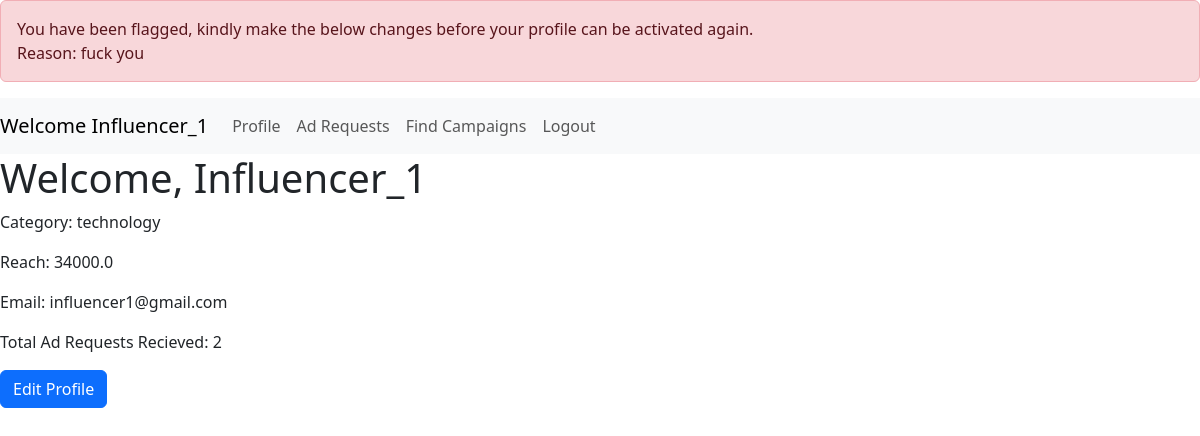
The page /influencer/ (signed in) on the database its author committed.
### components/models.py (models this page shows)
class Flagged(db.Model):
    __tablename__ = "flagged"
    id = db.Column(db.Integer, primary_key=True, unique = True, nullable=False)
    type = db.Column(db.String, nullable=False)
    type_id = db.Column(db.Integer, nullable=False)
    reason = db.Column(db.String, nullable=False)

class User(db.Model, UserMixin):
    __tablename__ = "user"
    id = db.Column(db.Integer, primary_key=True, unique = True, nullable=False)
    role = db.Column(db.String, nullable=False)
    name = db.Column(db.String, nullable=False)
    email = db.Column(db.String, nullable=False, unique = True)
    password = db.Column(db.String, nullable=False)
    industry = db.Column(db.String)
    category = db.Column(db.String)
    reach = db.Column(db.Float)

### app.py (the view, shortened to what this page needs)
@app.route('/influencer/', methods=['GET', 'POST'])
@login_required
def influencer_dashboard():
    influencer = current_user
    page = request.args.get('page', 1, type=int)
    error = request.args.get('error', '')
    ad_requests = get_influencer_ad_requests(influencer.id, page)
    for ad_request in ad_requests.items:
        campaign = get_campaign(ad_request.campaign_id)
        ad_request.name = campaign.name
        ad_request.influencer_name = influencer.name
    flag = get_flag(influencer.id, influencer.role)
    if request.method == 'GET':
        return render_template('influencer_dashboard.html', influencer=influencer, ad_requests=ad_requests, error="", flag=flag)
    elif request.method == 'POST' and request.form['form_id'] == 'edit_profile':
        update_user(influencer.email, {"name": request.form.get('name'), "password": request.form.get('password'), "category": request.form.get('category'),
                                       "reach": request.form.get('reach')})
        return redirect(url_for('influencer_dashboard', error="Profile updated successfully"))
    elif request.method == 'POST' and request.form['form_id'] == 'negotiate_ad':
        update_ad_request(request.form['id'], {"payment_amount": request.form['payment_amount'], "negotiate": True, "status": "Pending"})
        return redirect(url_for('influencer_dashboard', error="Ad request updated successfully"))

### app.py (called while the page is built)
@login_manager.user_loader
def load_user(user_id):
    user = User.query.get(user_id)
    return user

### components/ad_request.py (called while the page is built)
def get_influencer_ad_requests(influencer_id, page):
    if page == -1:
        ad_requests = Ad_request.query.filter_by(influencer_id=influencer_id)
        return ad_requests
    ad_requests = Ad_request.query.filter_by(influencer_id=influencer_id).paginate(page=page, per_page=5, error_out=False)
    return ad_requests

### components/campaign.py (called while the page is built)
def get_campaign(campaign_id):
    campaign = Campaign.query.filter_by(id=campaign_id).first()
    return campaign

### components/flag.py (called while the page is built)
def get_flag(type_id, type):
    flag = Flagged.query.filter_by(type_id=type_id, type=type).first()
    return flag

### templates/influencer_dashboard.html (shortened to what this page needs)
<!DOCTYPE HTML>
<html>
    <head>
        <link href="https://cdn.jsdelivr.net/npm/bootstrap@5.3.3/dist/css/bootstrap.min.css" rel="stylesheet">
    </head>
    <body>
        {% if flag %}
        <div class="alert alert-danger" role="alert">
            You have been flagged, kindly make the below changes before your profile can be activated again.<br>
            Reason: {{ flag.reason }}
        </div>
        {% endif %}
        <nav class="navbar navbar-expand-lg navbar-light bg-light">
            <a class="navbar-brand" href="#">Welcome {{ influencer.name }}</a>
            <div class="collapse navbar-collapse" id="navbarSupportedContent">
              <ul class="navbar-nav mr-auto">
                <li class="nav-item active">
                  <a class="nav-link" href="#Profile">Profile</a>
                </li>
                <li class="nav-item">
                  <a class="nav-link" href="#Ad_Requests">Ad Requests</a>
                </li>
                <li class="nav-item">
                    {% if flag %}
                    <a class="nav-link" disabled>Find Campaigns</a>
                    {% else %}
                    <a class="nav-link" href="{{ url_for('search') }}">Find Campaigns</a>
                    {% endif %}
                </li>
                <li class="nav-item">
                    <a class="nav-link" href="{{ url_for('logout') }}">Logout</a>
                </li>
              </ul>
            </div>
        </nav>
        <div id="Profile">
            <h1>Welcome, {{ influencer.name }}</h1>
            <p>Category: {{ influencer.category }}</p>
            <p>Reach: {{ influencer.reach }}</p>
            <p>Email: {{ influencer.email }}</p>
            <p>Total Ad Requests Recieved: {{ ad_requests.total }}</p>
            <button type="button" class="btn btn-primary" data-bs-toggle="modal" data-bs-target="#editProfileModal">
                Edit Profile
            </button>
        </div>
    </body>
</html>

### rows shown on the page
Flagged: reason "fuck you"
User: name "Influencer_1", category "technology", reach "34000.0", email "influencer1@gmail.com"

### other values the page prints
{{ ad_requests.total }} "2"
